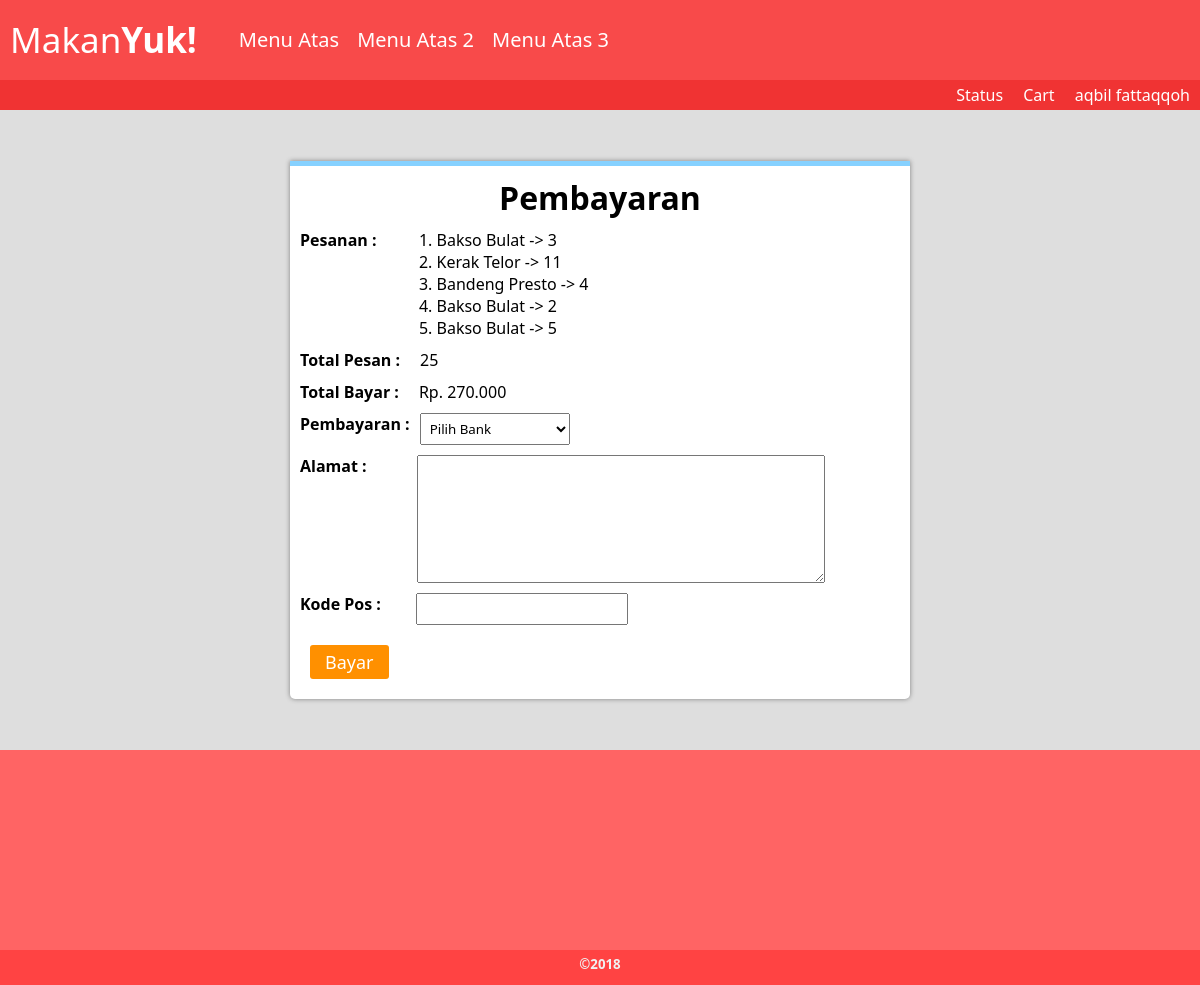
Screenshot of /index.php?id=bayar (signed in) with the database file from the repository.
### tables this page shows
CREATE TABLE `keranjang` (
  `id_keranjang` int(11) NOT NULL,
  `id_user` int(11) NOT NULL,
  `id_produk` int(11) NOT NULL,
  `jumlah` int(11) NOT NULL,
  `sub_total` int(11) NOT NULL,
  `bayar` int(11) NOT NULL,
  `tanggal_pesan` date NOT NULL
);

CREATE TABLE `produk` (
  `id_produk` int(11) NOT NULL,
  `nama_produk` varchar(50) NOT NULL,
  `harga_produk` int(11) NOT NULL,
  `deskripsi_produk` varchar(200) NOT NULL,
  `foto_produk` varchar(50) NOT NULL
);

### pages/bayar.php (the view, shortened to what this page needs)
<?php
$query = "SELECT produk.nama_produk, keranjang.sub_total, keranjang.jumlah FROM produk, keranjang WHERE keranjang.id_user='$idUser' AND keranjang.id_produk=produk.id_produk";
$ambil = mysqli_query($konek, $query);
 ?>
  <div class="bayar">
    <form onSubmit="return bayar()" action="pages/pbayar.php" method="POST">
      <h1>Pembayaran</h1>
      <div class="detPesanan">
        <label for="pesanan">Pesanan :</label>
        <ol>
          <?php
          $totalPesan = 0;
          $totalBayar = 0;
          while ($data = mysqli_fetch_array($ambil)) {
          ?>
          <li><?php echo $data['nama_produk']; ?> -> <?php echo $data['jumlah']; ?></li>
          <?php
          $totalPesan += $data['jumlah'];
          $totalBayar += $data['sub_total'];
          }
           ?>
        </ol>
      </div>
      <div class="detTotalPesan">
        <label for="totalpesan">Total Pesan :</label>
        <p><?php echo $totalPesan; ?></p>
      </div>
      <div class="detTotalbayar">
        <label for="totalbayar">Total Bayar :</label>
        <p>Rp. <?php echo number_format($totalBayar, 0, ',', '.'); ?></p>
      </div>
      <div class="detPembayaran">
        <label for="pembayaran">Pembayaran :</label>
        <select onchange="pBank()" id="pilihBank" name="pembayaran">
          <option value="pilihbank">Pilih Bank</option>
        </select>
      </div>
      <div class="detAlamat">
        <label for="alamat">Alamat :</label>
        <textarea id="alamat" name="alamat"></textarea>
      </div>
      <div class="detKodePos">
        <label for="kodepos">Kode Pos :</label>
        <input id="kodepos" type="text" name="kodepos">
      </div>
      <input type="submit" class="btn-bayar" value="Bayar">
    </form>
  </div>

### rows the page displays
keranjang: id_produk.nama_produk "Bakso Bulat", jumlah "3"
keranjang: id_produk.nama_produk "Kerak Telor", jumlah "11"
keranjang: id_produk.nama_produk "Bandeng Presto", jumlah "4"
keranjang: id_produk.nama_produk "Bakso Bulat", jumlah "2"
keranjang: id_produk.nama_produk "Bakso Bulat", jumlah "5"

### other values shown
$_SESSION['nama'] "aqbil fattaqqoh"
$totalPesan "25"
$totalBayar "270.000"
